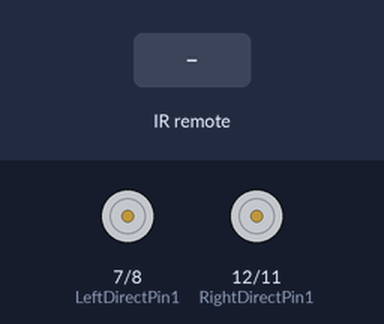
The sketch below on a simulated Arduino Uno, built with avr-gcc and run on an emulated ATmega328P. Parts: motor-driver pin pairs drawn as motors (green arrow = first pin HIGH = forward, orange = second pin HIGH = backward, longer = more drive, scaled by the enable pin). The inputs (shaded band) are chosen by the test bench.

Above: at 1.2 s.
1.3 s: infrared code 0xD04CFC60 received
At 1.5 s:
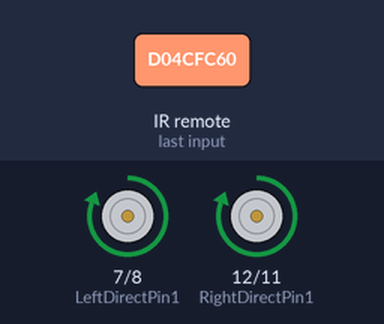
3.2 s: infrared code 0x61DB14E2 received
At 3.39 s:
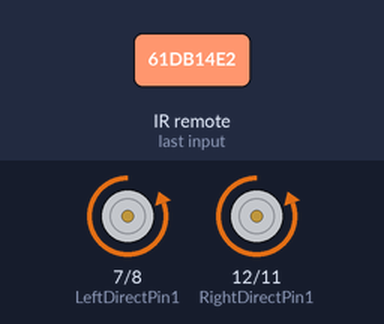
5.0 s: infrared code 0x6F89644 received
At 5.2 s:
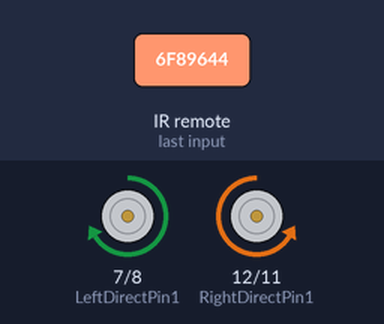
6.9 s: infrared code 0x72726A46 received
At 7.1 s:
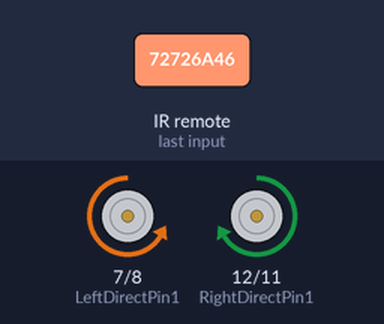
8.7 s: infrared code 0xD04CFC60 received
At 9.6 s:
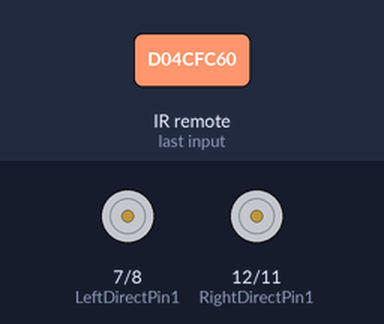
10.5 s: infrared code 0x61DB14E2 received
At 10.7 s:
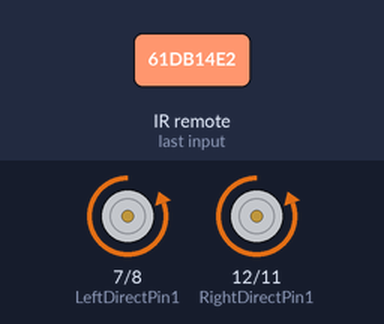
Timing chart, 0 to 13.4 s (numbered marks = the images above; inputs shaded):
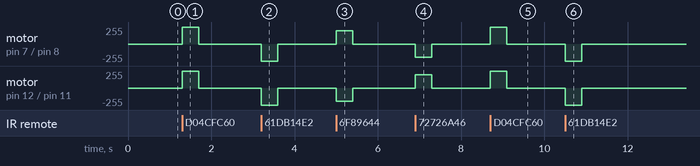

The sketch:

v2smartcar-lesson2.ino
```cpp
// (licence header left out)
#include <IRremote.h>
#define IR_PIN    10 //IR receiver Signal pin connect to Arduino pin D10
 IRrecv IR(IR_PIN);  //   IRrecv object  IR get code from IR remoter
 decode_results IRresults;
#define speedPinR 9    //  RIGHT PWM pin connect MODEL-X ENA
#define RightDirectPin1  12    //Right Motor direction pin 1 to MODEL-X IN1
#define RightDirectPin2  11    //Right Motor direction pin 2 to MODEL-X IN2
#define speedPinL 6    // Left PWM pin connect MODEL-X ENB
#define LeftDirectPin1  7    //Left Motor direction pin 1 to MODEL-X IN3
#define LeftDirectPin2  8   //Left Motor direction pin 1 to MODEL-X IN4
                                                                                //below are original remote values, changed to DVD remote using IRremote_Test.ino code
 #define IR_ADVANCE       0xD04CFC60       //code from IR controller "▲" button  00FF18E7
 #define IR_BACK          0x61DB14E2       //code from IR controller "▼" button  00FF4AB5
 #define IR_RIGHT         0x6F89644        //code from IR controller ">" button   00FF5AA5
 #define IR_LEFT          0x72726A46       //code from IR controller "<" button   00FF10EF
 #define IR_STOP          0x20464B24       //code from IR controller "OK" button  00FF38C7
 #define IR_turnsmallleft 0xCA8FB328       //code from IR controller "#" button   00FFB04F

enum DN
{
  GO_ADVANCE, //go forward
  GO_LEFT, //left turn
  GO_RIGHT,//right turn
  GO_BACK,//backward
  STOP_STOP,
  DEF
}Drive_Num=DEF;

bool stopFlag = true;//set stop flag
bool JogFlag = false;
uint16_t JogTimeCnt = 0;
uint32_t JogTime=0;
uint8_t motor_update_flag = 0;
/***************motor control***************/
void go_Advance(void)  //Forward
{
  digitalWrite(RightDirectPin1, HIGH);
  digitalWrite(RightDirectPin2,LOW);
  digitalWrite(LeftDirectPin1,HIGH);
  digitalWrite(LeftDirectPin2,LOW);
  analogWrite(speedPinL,255);
  analogWrite(speedPinR,255);
}
void go_Left(int t=0)  //Turn left
{
  digitalWrite(RightDirectPin1, HIGH);
  digitalWrite(RightDirectPin2,LOW);
  digitalWrite(LeftDirectPin1,LOW);
  digitalWrite(LeftDirectPin2,HIGH);
  analogWrite(speedPinL,200);
  analogWrite(speedPinR,200);
  delay(t);
}
void go_Right(int t=0)  //Turn right
{
  digitalWrite(RightDirectPin1, LOW);
  digitalWrite(RightDirectPin2,HIGH);
  digitalWrite(LeftDirectPin1,HIGH);
  digitalWrite(LeftDirectPin2,LOW);
  analogWrite(speedPinL,200);
  analogWrite(speedPinR,200);
  delay(t);
}
void go_Back(int t=0)  //Reverse
{
  digitalWrite(RightDirectPin1, LOW);
  digitalWrite(RightDirectPin2,HIGH);
  digitalWrite(LeftDirectPin1,LOW);
  digitalWrite(LeftDirectPin2,HIGH);
  analogWrite(speedPinL,255);
  analogWrite(speedPinR,255);
  delay(t);
}
void stop_Stop()    //Stop
{
  digitalWrite(RightDirectPin1, LOW);
  digitalWrite(RightDirectPin2,LOW);
  digitalWrite(LeftDirectPin1,LOW);
  digitalWrite(LeftDirectPin2,LOW);
}

/**************detect IR code***************/
void do_IR_Tick()
{
  if(IR.decode(&IRresults))
  {
    if(IRresults.value==IR_ADVANCE)
    {
      Drive_Num=GO_ADVANCE;
    }
    else if(IRresults.value==IR_RIGHT)
    {
       Drive_Num=GO_RIGHT;
    }
    else if(IRresults.value==IR_LEFT)
    {
       Drive_Num=GO_LEFT;
    }
    else if(IRresults.value==IR_BACK)
    {
        Drive_Num=GO_BACK;
    }
    else if(IRresults.value==IR_STOP)
    {
        Drive_Num=STOP_STOP;
    }
    IRresults.value = 0;
    IR.resume();
  }
}

/**************car control**************/
void do_Drive_Tick()
{
    switch (Drive_Num)
    {
      case GO_ADVANCE:go_Advance();JogFlag = true;JogTimeCnt = 1;JogTime=millis();break;//if GO_ADVANCE code is detected, then go advance
      case GO_LEFT: go_Left();JogFlag = true;JogTimeCnt = 1;JogTime=millis();break;//if GO_LEFT code is detected, then turn left
      case GO_RIGHT:  go_Right();JogFlag = true;JogTimeCnt = 1;JogTime=millis();break;//if GO_RIGHT code is detected, then turn right
      case GO_BACK: go_Back();JogFlag = true;JogTimeCnt = 1;JogTime=millis();break;//if GO_BACK code is detected, then backward
      case STOP_STOP: stop_Stop();JogTime = 0;break;//stop
      default:break;
    }
    Drive_Num=DEF;
   //keep current moving mode for  200 millis seconds
    if(millis()-JogTime>=200)
    {
      JogTime=millis();
      if(JogFlag == true)
      {
        stopFlag = false;
        if(JogTimeCnt <= 0)
        {
          JogFlag = false; stopFlag = true;
        }
        JogTimeCnt--;
      }
      if(stopFlag == true)
      {
        JogTimeCnt=0;
        stop_Stop();
      }
    }
}

void setup()
{
  pinMode(RightDirectPin1, OUTPUT);
  pinMode(RightDirectPin2, OUTPUT);
  pinMode(speedPinL, OUTPUT);
  pinMode(LeftDirectPin1, OUTPUT);
  pinMode(LeftDirectPin2, OUTPUT);
  pinMode(speedPinR, OUTPUT);
  stop_Stop();

  pinMode(IR_PIN, INPUT);
  digitalWrite(IR_PIN, HIGH);
  IR.enableIRIn();
}


void loop()
{
  do_IR_Tick();
  do_Drive_Tick();
}
```

Measured:
- after the input at 1.3 s, motor on pin 7 (LeftDirectPin1) / pin 8 (LeftDirectPin2), motor on pin 12 (RightDirectPin1) / pin 11 (RightDirectPin2): stopped → forward 255/255 at once, → stopped 0.40 s later
- after the input at 3.2 s, motor on pin 7 (LeftDirectPin1) / pin 8 (LeftDirectPin2), motor on pin 12 (RightDirectPin1) / pin 11 (RightDirectPin2): stopped → backward 255/255 at once, → stopped 0.40 s later
- after the input at 5.0 s, motor on pin 7 (LeftDirectPin1) / pin 8 (LeftDirectPin2): stopped → forward 200/255 at once, → stopped 0.40 s later; motor on pin 12 (RightDirectPin1) / pin 11 (RightDirectPin2): stopped → backward 200/255 at once, → stopped 0.40 s later
- after the input at 6.9 s, motor on pin 7 (LeftDirectPin1) / pin 8 (LeftDirectPin2): stopped → backward 200/255 at once, → stopped 0.40 s later; motor on pin 12 (RightDirectPin1) / pin 11 (RightDirectPin2): stopped → forward 200/255 at once, → stopped 0.40 s later
- after the input at 8.7 s, motor on pin 7 (LeftDirectPin1) / pin 8 (LeftDirectPin2), motor on pin 12 (RightDirectPin1) / pin 11 (RightDirectPin2): stopped → forward 255/255 at once, → stopped 0.40 s later
- after the input at 10.5 s, motor on pin 7 (LeftDirectPin1) / pin 8 (LeftDirectPin2), motor on pin 12 (RightDirectPin1) / pin 11 (RightDirectPin2): stopped → backward 255/255 at once, → stopped 0.40 s later
